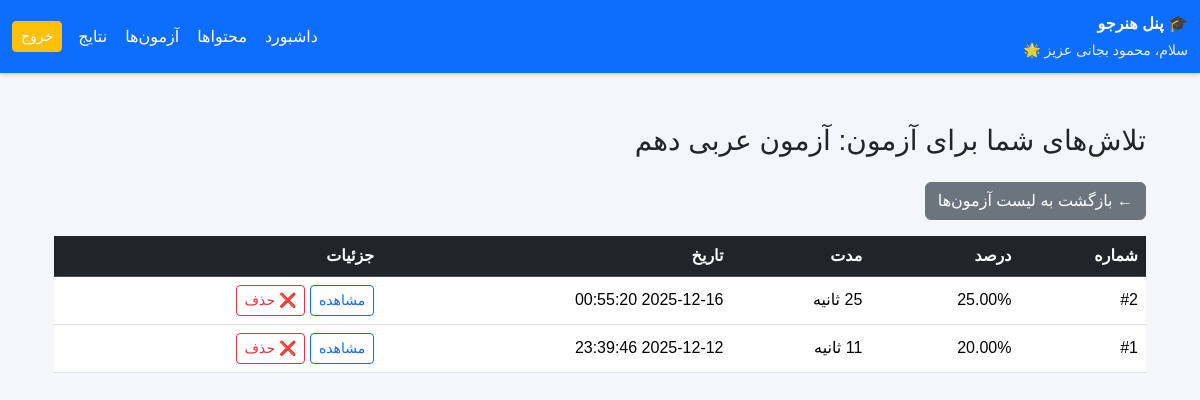
Page /public/index.php?route=/student/results/quiz&quiz_id=1 (signed in) on the committed database.
### tables this page shows
CREATE TABLE `quizzes` (
  `id` bigint unsigned NOT NULL AUTO_INCREMENT,
  `title` varchar(200) NOT NULL,
  `subject_id` bigint unsigned DEFAULT NULL,
  `max_attempts` int NOT NULL DEFAULT '1',
  `module` varchar(50) DEFAULT NULL,
  `time_limit_seconds` int DEFAULT '0',
  `question_count` int NOT NULL DEFAULT '20',
  `is_published` tinyint(1) NOT NULL DEFAULT '0',
  `created_by` bigint unsigned DEFAULT NULL,
  `created_at` timestamp NULL DEFAULT CURRENT_TIMESTAMP,
  PRIMARY KEY (`id`),
  KEY `fk_quiz_user` (`created_by`),
  KEY `fk_quiz_subject` (`subject_id`),
  CONSTRAINT `fk_quiz_subject` FOREIGN KEY (`subject_id`) REFERENCES `subjects` (`id`) ON DELETE SET NULL,
  CONSTRAINT `fk_quiz_user` FOREIGN KEY (`created_by`) REFERENCES `users` (`id`) ON DELETE SET NULL
);

CREATE TABLE `attempts` (
  `id` bigint unsigned NOT NULL AUTO_INCREMENT,
  `quiz_id` bigint unsigned NOT NULL,
  `user_id` bigint unsigned NOT NULL,
  `started_at` datetime NOT NULL DEFAULT CURRENT_TIMESTAMP,
  `finished_at` datetime DEFAULT NULL,
  `score` decimal(5,2) DEFAULT NULL,
  `duration_seconds` int DEFAULT NULL,
  `question_order` longtext NOT NULL,
  PRIMARY KEY (`id`),
  KEY `fk_attempt_quiz` (`quiz_id`),
  KEY `user_id` (`user_id`,`quiz_id`),
  CONSTRAINT `fk_attempt_quiz` FOREIGN KEY (`quiz_id`) REFERENCES `quizzes` (`id`) ON DELETE CASCADE,
  CONSTRAINT `fk_attempt_user` FOREIGN KEY (`user_id`) REFERENCES `users` (`id`) ON DELETE CASCADE
);

### app/Core/View.php (called while the page is built, shortened)
<?php
class View
{
    public static function render(string $template, array $data = [], ?string $layout = 'admin')
    {
        $templateFile = __DIR__ . '/../Template/' . $template;
        extract($data);
        require $templateFile;
        return ob_get_clean();
    }
    public static function baseUrl(string $route = '/')
    {
        $route = ltrim($route, '/');
        $path = $route;
        $extraQuery = '';
        if (strpos($route, '?') !== false) {
            [$path, $extraQuery] = explode('?', $route, 2);
            $path = '/' . ltrim($path, '/');
        } else {
            $path = '/' . $path;
        }
        $scriptName = $_SERVER['SCRIPT_NAME'];
        $basePath = str_replace('/index.php', '', $scriptName);
        $url = $basePath . '/index.php?route=' . $path;
        if ($extraQuery !== '') {
            $url .= '&' . $extraQuery;
        }
        return $url;
    }
}

### app/Action/Student/ResultAttemptsAction.php (called while the page is built, shortened)
<?php
class ResultAttemptsAction
{
    public function __invoke()
    {
        $quizId = $_GET['quiz_id'] ?? null;
        $repo = new AttemptRepository();
        $userId = Auth::id();
        $attempts = $repo->getAttemptsForQuiz($userId, $quizId);
        return View::render('student/results/attempts.php', [
            'attempts' => $attempts
        ], 'student');
    }
}

### app/Core/Router.php (called while the page is built, shortened)
<?php
class Router
{
    private array $routes = [
        'GET' => [],
        'POST' => [],
    ];
    private string $rawRoute;
    public function __construct(string $rawRoute)
    {
        $this->rawRoute = $rawRoute;
    }
    public function get(string $path, $handler)
    {
        $this->routes['GET'][$path] = $handler;
    }
    public function post(string $path, $handler)
    {
        $this->routes['POST'][$path] = $handler;
    }
    public function dispatch()
    {
        $method = $_SERVER['REQUEST_METHOD'];
        $uri = parse_url($this->rawRoute, PHP_URL_PATH);
        $handler = $this->routes[$method][$uri];
        if (is_object($handler) && method_exists($handler, '__invoke')) {
            return $handler();
        }
        return;
    }
}

### app/Core/Database.php (called while the page is built, shortened)
<?php
class Database
{
    private static ?PDO $pdo = null;
    public static function init(array $config): void
    {
        $host    = $config['host'] ?? 'localhost';
        $dbname  = $config['dbname'] ?? 'mostafadb';
        $user    = $config['user'] ?? 'root';
        $pass    = $config['pass'] ?? '4562';
        $charset = $config['charset'] ?? 'utf8mb4';
        $dsn = "mysql:host={$host};dbname={$dbname};charset={$charset}";
        try {
            self::$pdo = new PDO(
                $dsn,
                $user,
                $pass,
                [
                    PDO::ATTR_ERRMODE            => PDO::ERRMODE_EXCEPTION,
                    PDO::ATTR_DEFAULT_FETCH_MODE => PDO::FETCH_ASSOC,
                ]
            );
        } catch (PDOException $e) {
            die("Database connection failed: " . $e->getMessage());
        }
    }
    public static function getConnection(): PDO
    {
        return self::$pdo;
    }
}

### app/Core/Auth.php (called while the page is built, shortened)
<?php
class Auth
{
    public static function user()
    {
        return $_SESSION['user'] ?? null;
    }
    public static function id()
    {
        return self::user()['id'] ?? null;
    }
}

### app/Domain/AttemptRepository.php (called while the page is built, shortened)
<?php
class AttemptRepository
{
    private PDO $db;
    public function __construct()
    {
        $this->db = Database::getConnection();
    }
    public function getAttemptsForQuiz($userId, $quizId)
    {
        $sql = "
            SELECT a.*, q.title AS quiz_title
            FROM attempts a
            JOIN quizzes q ON q.id = a.quiz_id
            WHERE a.user_id = ? AND a.quiz_id = ?
            ORDER BY a.id DESC
        ";
        $stmt = $this->db->prepare($sql);
        $stmt->execute([$userId, $quizId]);
        return $stmt->fetchAll(PDO::FETCH_ASSOC);
    }
}

### app/Template/student/results/attempts.php (the view)
<div class="container py-4">
    <h3 class="mb-4">تلاش‌های شما برای آزمون: <?= htmlspecialchars($attempts[0]['quiz_title']) ?></h3>
    <a href="<?= \App\Core\View::baseUrl('/student/results') ?>" class="btn btn-secondary mb-3">
        ← بازگشت به لیست آزمون‌ها
    </a>
    <div class="table-responsive">
        <table class="table table-hover align-middle">
            <thead class="table-dark">
                <tr>
                    <th>شماره</th>
                    <th>درصد</th>
                    <th>مدت</th>
                    <th>تاریخ</th>
                    <th>جزئیات</th>
                </tr>
            </thead>
            <tbody>
                <?php foreach ($attempts as $a): ?>
                <tr>
                    <td>#<?= $a['id'] ?></td>
                    <td><?= $a['score'] ?>%</td>
                    <td><?= $a['duration_seconds'] ?> ثانیه</td>
                    <td><?= $a['started_at'] ?></td>
                    <td>
                        <a class="btn btn-sm btn-outline-primary"
                            href="<?= \App\Core\View::baseUrl('/student/results/attempt?attempt_id=' . $a['id']) ?>">
                            مشاهده
                        </a>
                        <a href="<?= \App\Core\View::baseUrl('/student/attempt/delete?attempt_id=' . $a['id']) ?>"
                            class="btn btn-outline-danger btn-sm"
                            onclick="return confirm('آیا از حذف این تلاش مطمئن هستید؟')">
                            ❌ حذف
                        </a>
                    </td>
                </tr>
                <?php endforeach; ?>
            </tbody>
        </table>
    </div>
</div>

### app/Template/layouts/student.php (style rules this page uses)
body, h1, h2, h3, h4, h5, h6, p, div, span, a, button, input { font-family: 'Vazirmatn', sans-serif !important; }
body { background-color: #f4f6f9; }

### rows in the picture
quizzes: title "آزمون عربی دهم"
attempts: id "2", score "25.00", started_at "2025-12-16 00:55:20"
attempts: id "1", score "20.00", started_at "2025-12-12 23:39:46"

### other values in the picture
$u['name'] "محمود بجانی"
